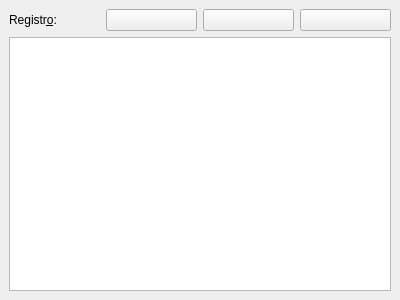
<ui version="4.0" >
 <class>OutputWidget</class>
 <widget class="QWidget" name="OutputWidget" >
  <property name="geometry" >
   <rect>
    <x>0</x>
    <y>0</y>
    <width>400</width>
    <height>300</height>
   </rect>
  </property>
  <property name="windowTitle" >
   <string>Form</string>
  </property>
  <layout class="QVBoxLayout" >
   <property name="spacing" >
    <number>6</number>
   </property>
   <property name="leftMargin" >
    <number>9</number>
   </property>
   <property name="topMargin" >
    <number>9</number>
   </property>
   <property name="rightMargin" >
    <number>9</number>
   </property>
   <property name="bottomMargin" >
    <number>9</number>
   </property>
   <item>
    <layout class="QHBoxLayout" >
     <property name="spacing" >
      <number>6</number>
     </property>
     <property name="leftMargin" >
      <number>0</number>
     </property>
     <property name="topMargin" >
      <number>0</number>
     </property>
     <property name="rightMargin" >
      <number>0</number>
     </property>
     <property name="bottomMargin" >
      <number>0</number>
     </property>
     <item>
      <widget class="QLabel" name="label" >
       <property name="text" >
        <string>Registr&amp;o:</string>
       </property>
       <property name="buddy" >
        <cstring>textEdit</cstring>
       </property>
      </widget>
     </item>
     <item>
      <widget class="QPushButton" name="zoomInButton" >
       <property name="toolTip" >
        <string>Aumentar</string>
       </property>
       <property name="statusTip" >
        <string>Aumenta el tamaño del texto</string>
       </property>
       <property name="text" >
        <string/>
       </property>
       <property name="icon" >
        <iconset resource="../resource/default.qrc" >:/icons/default/icons/zoom_in.png</iconset>
       </property>
      </widget>
     </item>
     <item>
      <widget class="QPushButton" name="zoomOutButton" >
       <property name="toolTip" >
        <string>Reducir</string>
       </property>
       <property name="statusTip" >
        <string>Reduce el tamaño del texto</string>
       </property>
       <property name="text" >
        <string/>
       </property>
       <property name="icon" >
        <iconset resource="../resource/default.qrc" >:/icons/default/icons/zoom_out.png</iconset>
       </property>
      </widget>
     </item>
     <item>
      <widget class="QPushButton" name="clearButton" >
       <property name="toolTip" >
        <string>Limpiar</string>
       </property>
       <property name="statusTip" >
        <string>Borra todo el registro</string>
       </property>
       <property name="text" >
        <string/>
       </property>
       <property name="icon" >
        <iconset resource="../resource/default.qrc" >:/icons/default/icons/cancel.png</iconset>
       </property>
      </widget>
     </item>
    </layout>
   </item>
   <item>
    <widget class="QTextEdit" name="textEdit" >
     <property name="enabled" >
      <bool>true</bool>
     </property>
     <property name="font" >
      <font>
       <family>Monospace</family>
       <pointsize>7</pointsize>
      </font>
     </property>
     <property name="readOnly" >
      <bool>true</bool>
     </property>
    </widget>
   </item>
  </layout>
 </widget>
 <resources>
  <include location="../resource/default.qrc" />
 </resources>
 <connections>
  <connection>
   <sender>zoomInButton</sender>
   <signal>clicked()</signal>
   <receiver>textEdit</receiver>
   <slot>zoomIn()</slot>
   <hints>
    <hint type="sourcelabel" >
     <x>338</x>
     <y>96</y>
    </hint>
    <hint type="destinationlabel" >
     <x>232</x>
     <y>99</y>
    </hint>
   </hints>
  </connection>
  <connection>
   <sender>zoomOutButton</sender>
   <signal>clicked()</signal>
   <receiver>textEdit</receiver>
   <slot>zoomOut()</slot>
   <hints>
    <hint type="sourcelabel" >
     <x>351</x>
     <y>156</y>
    </hint>
    <hint type="destinationlabel" >
     <x>244</x>
     <y>160</y>
    </hint>
   </hints>
  </connection>
  <connection>
   <sender>clearButton</sender>
   <signal>clicked()</signal>
   <receiver>textEdit</receiver>
   <slot>clear()</slot>
   <hints>
    <hint type="sourcelabel" >
     <x>331</x>
     <y>236</y>
    </hint>
    <hint type="destinationlabel" >
     <x>248</x>
     <y>209</y>
    </hint>
   </hints>
  </connection>
 </connections>
</ui>
